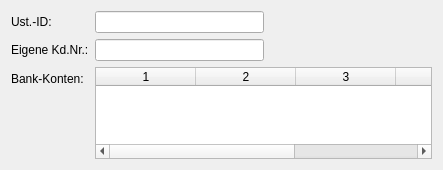
<?xml version="1.0" encoding="UTF-8"?>
<ui version="4.0">
 <class>CClientAccountPad</class>
 <widget class="QWidget" name="CClientAccountPad">
  <property name="geometry">
   <rect>
    <x>0</x>
    <y>0</y>
    <width>443</width>
    <height>170</height>
   </rect>
  </property>
  <property name="sizePolicy">
   <sizepolicy hsizetype="Expanding" vsizetype="Expanding">
    <horstretch>0</horstretch>
    <verstretch>0</verstretch>
   </sizepolicy>
  </property>
  <property name="minimumSize">
   <size>
    <width>0</width>
    <height>140</height>
   </size>
  </property>
  <property name="windowTitle">
   <string>Form</string>
  </property>
  <layout class="QFormLayout" name="formLayout">
   <item row="0" column="0">
    <widget class="QLabel" name="lblUstID">
     <property name="text">
      <string>Ust.-ID:</string>
     </property>
    </widget>
   </item>
   <item row="0" column="1">
    <layout class="QHBoxLayout" name="horiUstID">
     <item>
      <widget class="QLineEdit" name="txtUstID"/>
     </item>
     <item>
      <spacer name="horizontalSpacer">
       <property name="orientation">
        <enum>Qt::Horizontal</enum>
       </property>
       <property name="sizeHint" stdset="0">
        <size>
         <width>40</width>
         <height>20</height>
        </size>
       </property>
      </spacer>
     </item>
    </layout>
   </item>
   <item row="1" column="0">
    <widget class="QLabel" name="lblMyAccRef">
     <property name="text">
      <string>Eigene Kd.Nr.:</string>
     </property>
    </widget>
   </item>
   <item row="1" column="1">
    <layout class="QHBoxLayout" name="horiMyAccRef">
     <item>
      <widget class="QLineEdit" name="txtMyAccRef"/>
     </item>
     <item>
      <spacer name="horizontalSpacer_2">
       <property name="orientation">
        <enum>Qt::Horizontal</enum>
       </property>
       <property name="sizeHint" stdset="0">
        <size>
         <width>40</width>
         <height>20</height>
        </size>
       </property>
      </spacer>
     </item>
    </layout>
   </item>
   <item row="2" column="0">
    <widget class="QLabel" name="lblBankAccs">
     <property name="text">
      <string>Bank-Konten:</string>
     </property>
    </widget>
   </item>
   <item row="2" column="1">
    <widget class="QTableWidget" name="tbvwBankAccounts">
     <property name="sizePolicy">
      <sizepolicy hsizetype="Expanding" vsizetype="MinimumExpanding">
       <horstretch>0</horstretch>
       <verstretch>0</verstretch>
      </sizepolicy>
     </property>
     <property name="minimumSize">
      <size>
       <width>0</width>
       <height>50</height>
      </size>
     </property>
     <property name="contextMenuPolicy">
      <enum>Qt::ActionsContextMenu</enum>
     </property>
     <property name="toolTip">
      <string>&lt;html&gt;&lt;head/&gt;&lt;body&gt;&lt;p&gt;Bankverbindungen:&lt;/p&gt;&lt;p&gt;&amp;quot;S-&amp;gt;&amp;quot; kennzeichnet die Standard-Verbindung.&lt;/p&gt;&lt;/body&gt;&lt;/html&gt;</string>
     </property>
     <property name="whatsThis">
      <string>&lt;html&gt;&lt;head/&gt;&lt;body&gt;&lt;p&gt;Hier können Sie Bankverbindungen hinterlegen.&lt;/p&gt;&lt;p&gt;&lt;br/&gt;&lt;/p&gt;&lt;p&gt;&lt;span style=&quot; font-weight:600; font-style:italic;&quot;&gt;Neu:&lt;/span&gt;&lt;/p&gt;&lt;p&gt;Beginnen Sie in der freien Zeile einfach mit der Eingabe.&lt;/p&gt;&lt;p&gt;&lt;br/&gt;&lt;/p&gt;&lt;p&gt;&lt;span style=&quot; font-weight:600; font-style:italic;&quot;&gt;Ändern:&lt;/span&gt;&lt;/p&gt;&lt;p&gt;Überschreiben Sie die entsprechenden Felder.&lt;/p&gt;&lt;p&gt;Sobald Sie ein Feld verlassen haben, wird dessen Inhalt gespeichert.&lt;/p&gt;&lt;p&gt;&lt;br/&gt;&lt;/p&gt;&lt;p&gt;&lt;span style=&quot; font-weight:600; font-style:italic;&quot;&gt;Standard-Verbindung festlegen:&lt;/span&gt;&lt;/p&gt;&lt;p&gt;Drücken Sie &lt;span style=&quot; font-style:italic;&quot;&gt;Alt+S&lt;/span&gt;, um die Standardverbindung festzulegen.&lt;/p&gt;&lt;p&gt;Alternativ können Sie die gewünschte Verbindung mit der rechten Maustaste anklicken und aus dem erscheinenden Menü &lt;span style=&quot; font-style:italic;&quot;&gt;&amp;quot;Als Standard setzen&amp;quot;&lt;/span&gt; auswählen&lt;/p&gt;&lt;p&gt;&lt;br/&gt;&lt;/p&gt;&lt;p&gt;&lt;span style=&quot; font-weight:600; font-style:italic;&quot;&gt;Löschen:&lt;/span&gt;&lt;/p&gt;&lt;p&gt;Drücken Sie die Taste &lt;span style=&quot; font-style:italic;&quot;&gt;&amp;quot;Entf.&amp;quot;&lt;/span&gt;, um die aktuell markierte Verbindung zu löschen.&lt;/p&gt;&lt;p&gt;Alternativ können Sie die Verbindung mit der rechten Maustaste anklicken und aus dem erscheinenden Menü &lt;span style=&quot; font-style:italic;&quot;&gt;&amp;quot;Löschen...&amp;quot; &lt;/span&gt;auswählen.&lt;/p&gt;&lt;/body&gt;&lt;/html&gt;</string>
     </property>
     <property name="frameShape">
      <enum>QFrame::StyledPanel</enum>
     </property>
     <property name="editTriggers">
      <set>QAbstractItemView::CurrentChanged|QAbstractItemView::DoubleClicked|QAbstractItemView::EditKeyPressed</set>
     </property>
     <property name="showDropIndicator" stdset="0">
      <bool>false</bool>
     </property>
     <property name="alternatingRowColors">
      <bool>true</bool>
     </property>
     <property name="selectionMode">
      <enum>QAbstractItemView::SingleSelection</enum>
     </property>
     <property name="selectionBehavior">
      <enum>QAbstractItemView::SelectRows</enum>
     </property>
     <property name="verticalScrollMode">
      <enum>QAbstractItemView::ScrollPerItem</enum>
     </property>
     <property name="wordWrap">
      <bool>false</bool>
     </property>
     <property name="columnCount">
      <number>5</number>
     </property>
     <attribute name="horizontalHeaderCascadingSectionResizes">
      <bool>true</bool>
     </attribute>
     <attribute name="horizontalHeaderHighlightSections">
      <bool>true</bool>
     </attribute>
     <attribute name="horizontalHeaderMinimumSectionSize">
      <number>100</number>
     </attribute>
     <attribute name="horizontalHeaderShowSortIndicator" stdset="0">
      <bool>false</bool>
     </attribute>
     <attribute name="horizontalHeaderStretchLastSection">
      <bool>false</bool>
     </attribute>
     <attribute name="verticalHeaderVisible">
      <bool>true</bool>
     </attribute>
     <column/>
     <column/>
     <column/>
     <column/>
     <column/>
    </widget>
   </item>
  </layout>
 </widget>
 <tabstops>
  <tabstop>txtUstID</tabstop>
  <tabstop>txtMyAccRef</tabstop>
  <tabstop>tbvwBankAccounts</tabstop>
 </tabstops>
 <resources/>
 <connections/>
</ui>
